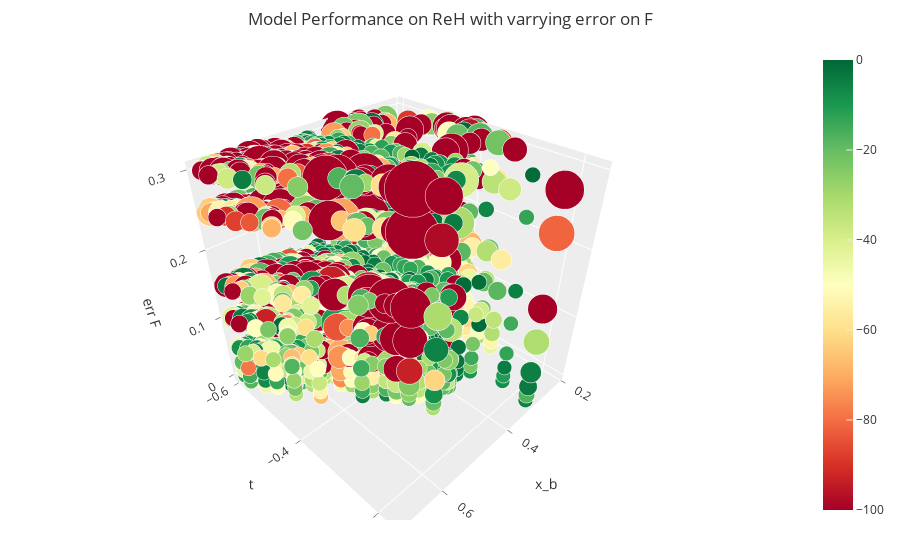

Notebook cell for this chart:
### Code cell
plotInteractive(403, 'ReH')

### Figure 1 — Plotly figure (JSON) as saved in the notebook; plotly's stock layout.template omitted (floating-point values rounded to 4 significant figures; data arrays with more than 128 entries replaced by an {"elided": "..."} marker saying what was removed)
{"data": [{"hovertemplate": "QQ: %{x:.2f}<br>t: %{y:.2f}<br>xb: %{z:.2f}", "marker": {"cmax": 0, "cmin": -100, "color": {"elided": "3224 float values"}, "colorscale": [[0, "rgb(165,0,38)"], [0.1, "rgb(215,48,39)"], [0.2, "rgb(244,109,67)"], [0.3, "rgb(253,174,97)"], [0.4, "rgb(254,224,139)"], [0.5, "rgb(255,255,191)"], [0.6, "rgb(217,239,139)"], [0.7, "rgb(166,217,106)"], [0.8, "rgb(102,189,99)"], [0.9, "rgb(26,152,80)"], [1, "rgb(0,104,55)"]], "opacity": 1, "showscale": true, "size": {"elided": "3224 float values"}}, "mode": "markers", "type": "scatter3d", "x": {"elided": "3224 float values"}, "y": {"elided": "3224 float values"}, "z": {"elided": "3224 float values"}}], "layout": {"margin": {"b": 40, "l": 0, "r": 0, "t": 50}, "scene": {"aspectmode": "cube", "xaxis": {"title": {"text": "x_b"}}, "yaxis": {"title": {"text": "t"}}, "zaxis": {"title": {"text": "err F"}}}, "title": {"text": "Model Performance on ReH with varrying error on F"}}}
